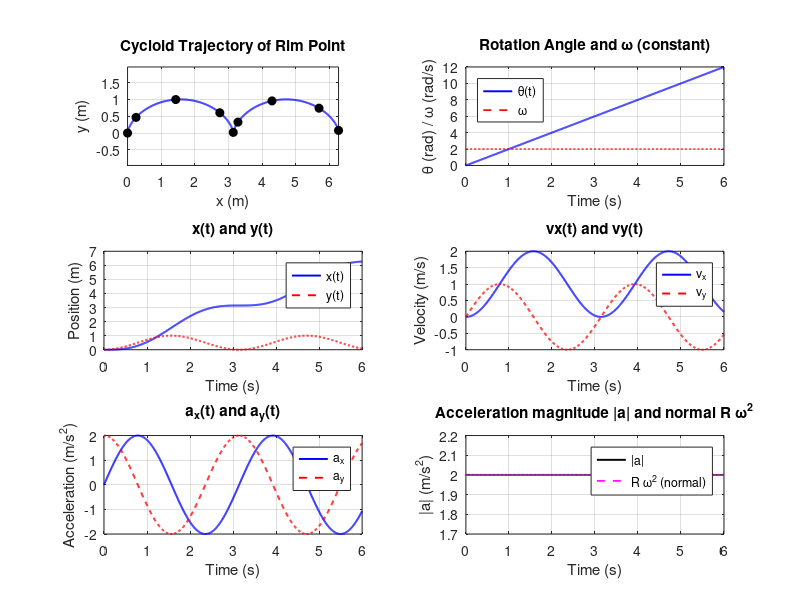

Source code (MATLAB):
clearvars; close all;

% Parameters
R = 0.5;           % radius (m)
v = 1.0;           % linear speed of center (m/s)
omega = v / R;     % angular speed (rad/s)
tmax = 6;          % seconds
t = linspace(0, tmax, 1000);

% Kinematics (cycloid) for point initially at contact (bottom) at t=0
theta = omega .* t;              % rotation angle
x = R .* (theta - sin(theta));   % x(t)
y = R .* (1 - cos(theta));       % y(t)

% Velocities
vx = R .* omega .* (1 - cos(theta));
vy = R .* omega .* sin(theta);

% Accelerations
ax = R .* omega.^2 .* sin(theta);
ay = R .* omega.^2 .* cos(theta);
a_mag = sqrt(ax.^2 + ay.^2);

% Plots
figure();

% 1: Trajectory and instantaneous point markers
ax1 = subplot(3,2,1);
plot(x, y, 'b-', 'LineWidth',1.4); hold on
axis equal; grid on
xlabel('x (m)'); ylabel('y (m)');
title('Cycloid Trajectory of Rim Point');
% mark a few sample points
idx = round(linspace(1, numel(t), 9));
plot(x(idx), y(idx), 'ko', 'MarkerFaceColor','k', 'HandleVisibility','off');

% 2: angle and angular speed
ax2 = subplot(3,2,2);
plot(t, theta, 'b-', 'LineWidth',1.4); hold on
plot(t, omega*ones(size(t)), 'r--', 'LineWidth',1.2');
xlabel('Time (s)'); ylabel('θ (rad) / ω (rad/s)');
title('Rotation Angle and ω (constant)');
legend('θ(t)','ω','Location','northwest'); grid on

% 3: positions vs time
ax3 = subplot(3,2,3);
plot(t, x, 'b-', 'LineWidth',1.4); hold on
plot(t, y, 'r--', 'LineWidth',1.4);
xlabel('Time (s)'); ylabel('Position (m)');
title('x(t) and y(t)');
legend('x(t)','y(t)','Location','best'); grid on

% 4: velocities vs time
ax4 = subplot(3,2,4);
plot(t, vx, 'b-', 'LineWidth',1.4); hold on
plot(t, vy, 'r--', 'LineWidth',1.4);
xlabel('Time (s)'); ylabel('Velocity (m/s)');
title('vx(t) and vy(t)');
legend('v_x','v_y','Location','best'); grid on

% 5: accelerations vs time (components)
ax5 = subplot(3,2,5);
plot(t, ax, 'b-', 'LineWidth',1.4); hold on
plot(t, ay, 'r--', 'LineWidth',1.4);
xlabel('Time (s)'); ylabel('Acceleration (m/s^2)');
title('a_x(t) and a_y(t)');
legend('a_x','a_y','Location','best'); grid on

% 6: acceleration magnitude and normal/tangential
ax6 = subplot(3,2,6);
plot(t, a_mag, 'k-', 'LineWidth',1.4); hold on
% For pure rolling with constant ω, tangential accel = R*alpha = 0
plot(t, R*omega^2*ones(size(t)), 'm--', 'LineWidth',1.2); % constant normal magnitude R ω^2
xlabel('Time (s)'); ylabel('|a| (m/s^2)');
title('Acceleration magnitude |a| and normal R ω^2');
legend('|a|','R ω^2 (normal)', 'Location','best'); grid on

linkaxes([ax3 ax4 ax5 ax6],'x');  % sync time-domain axes